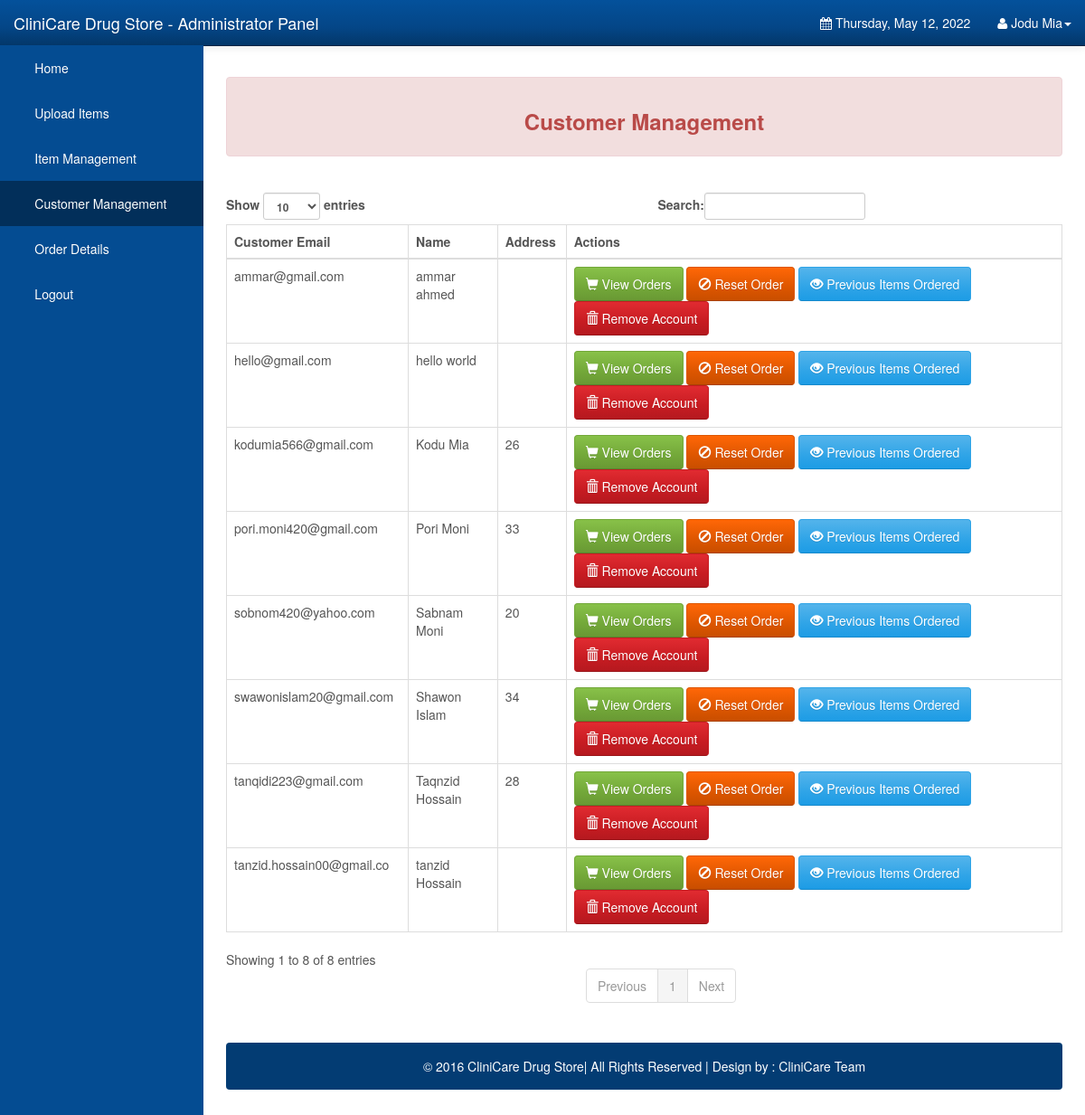
/Admin/customers.php (signed in), run on the app's committed database.
### tables this page shows
CREATE TABLE `patient` (
  `first_name` varchar(20) NOT NULL,
  `patient_id` int(11) NOT NULL,
  `DOB` date NOT NULL,
  `last_name` varchar(20) NOT NULL,
  `phone` int(11) DEFAULT NULL,
  `email` varchar(25) NOT NULL,
  `NID_Birth_certific` bigint(20) DEFAULT NULL,
  `pasword` int(11) NOT NULL,
  `location_id` int(11) DEFAULT NULL,
  `prescription_upload` varchar(500) NOT NULL
);

### Admin/customers.php (the view, shortened to what this page needs)
<!DOCTYPE html>
<html lang="en">
<head>
    <link rel="stylesheet" type="text/css" href="bootstrap/css/bootstrap.min.css" />
    <link rel="stylesheet" type="text/css" href="font-awesome/css/font-awesome.min.css" />
    <link rel="stylesheet" type="text/css" href="css/local.css" />
</head>
<body>
    <div id="wrapper">
        <nav class="navbar navbar-inverse navbar-fixed-top" role="navigation">
            <div class="navbar-header">
                <a class="navbar-brand" href="index.php">CliniCare Drug Store - Administrator Panel</a>
            </div>
            <div class="collapse navbar-collapse navbar-ex1-collapse">
                <ul class="nav navbar-nav side-nav">
                    <li><a href="index.php"> &nbsp; &nbsp; &nbsp; Home</a></li>
					<li><a data-toggle="modal" data-target="#uploadModal"> &nbsp; &nbsp; &nbsp; Upload Items</a></li>
					<li><a href="items.php"> &nbsp; &nbsp; &nbsp; Item Management</a></li>
					<li class="active"><a href="customers.php"> &nbsp; &nbsp; &nbsp; Customer Management</a></li>
					<li><a href="orderdetails.php"> &nbsp; &nbsp; &nbsp; Order Details</a></li>
					<li><a href="logout.php"> &nbsp; &nbsp; &nbsp; Logout</a></li>
                </ul>
                <ul class="nav navbar-nav navbar-right navbar-user">
                    <li class="dropdown messages-dropdown">
                        <a href="#"><i class="fa fa-calendar"></i>  <?php
                            $Today=date('y:m:d');
                            $new=date('l, F d, Y',strtotime($Today));
                            echo $new; ?></a>
                    </li>
                     <li class="dropdown user-dropdown">
                        <a href="#" class="dropdown-toggle" data-toggle="dropdown"><i class="fa fa-user"></i> <?php   extract($_SESSION); echo $admin_username; ?><b class="caret"></b></a>
                    </li>
                </ul>
            </div>
        </nav>
        <div id="page-wrapper">
			 <div class="alert alert-danger">
                          <center> <h3><strong>Customer Management</strong> </h3></center>
						  </div>
						  <br />
						  <div class="table-responsive">
            <table class="display table table-bordered" id="example" cellspacing="0" width="100%">
              <thead>
                <tr>
                  <th>Customer Email</th>
                  <th>Name</th>
				  <th>Address</th>
                  <th>Actions</th>
                </tr>
              </thead>
              <tbody>
			  <?php
include("config.php");
	$stmt = $DB_con->prepare('SELECT * FROM patient');
	$stmt->execute();
	if($stmt->rowCount() > 0)
	{
		while($row=$stmt->fetch(PDO::FETCH_ASSOC))
		{
			extract($row);
			?>
                <tr>
                 <td><?php echo $email; ?></td>
				 <td><?php echo $first_name; ?> <?php echo $last_name; ?></td>
				 <td><?php echo $location_id; ?></td>
				 <td>
				 <a class="btn btn-success" href="view_orders.php?view_id=<?php echo $row['patient_id']; ?>"><span class='glyphicon glyphicon-shopping-cart'></span> View Orders</a>
				  <a class="btn btn-warning" href="?order_id=<?php echo $row['patient_id']; ?>" title="click for delete" onclick="return confirm('Are you sure to reset the customer items ordered?')">
				  <span class='glyphicon glyphicon-ban-circle'></span>
				  Reset Order</a>
				 <a class="btn btn-primary" href="previous_orders.php?previous_id=<?php echo $row['patient_id']; ?>"><span class='glyphicon glyphicon-eye-open'></span> Previous Items Ordered</a>
                  <a class="btn btn-danger" href="?delete_id=<?php echo $row['patient_id']; ?>" title="click for delete" onclick="return confirm('Are you sure to remove this customer?')">
				  <span class='glyphicon glyphicon-trash'></span>
				  Remove Account</a>
                  </td>
                </tr>
              <?php
		}
		echo "</tbody>";
		echo "</table>";
		echo "</div>";
		echo "<br />";
		echo '<div class="alert alert-default" style="background-color:#033c73;">
                       <p style="color:white;text-align:center;">
                       &copy 2016 CliniCare Drug Store| All Rights Reserved |  Design by : CliniCare Team
						</p>
                    </div>
	</div>';
		echo "</div>";
	}
?>
	<br />
	<br />
</body>
</html>

### data on the page
patient: email "swawonislam20@gmail.com", first_name "Shawon", last_name "Islam", location "34"
patient: email "tanqidi223@gmail.com", first_name "Taqnzid", last_name "Hossain", location "28"
patient: email "kodumia566@gmail.com", first_name "Kodu", last_name "Mia", location "26"
patient: email "pori.moni420@gmail.com", first_name "Pori", last_name "Moni", location "33"
patient: email "sobnom420@yahoo.com", first_name "Sabnam", last_name "Moni", location "20"
patient: email "ammar@gmail.com", first_name "ammar", last_name "ahmed"
patient: email "hello@gmail.com", first_name "hello", last_name "world"
patient: email "tanzid.hossain00@gmail.co", first_name "tanzid", last_name "Hossain"

### other printed values
$admin_username "Jodu Mia"
